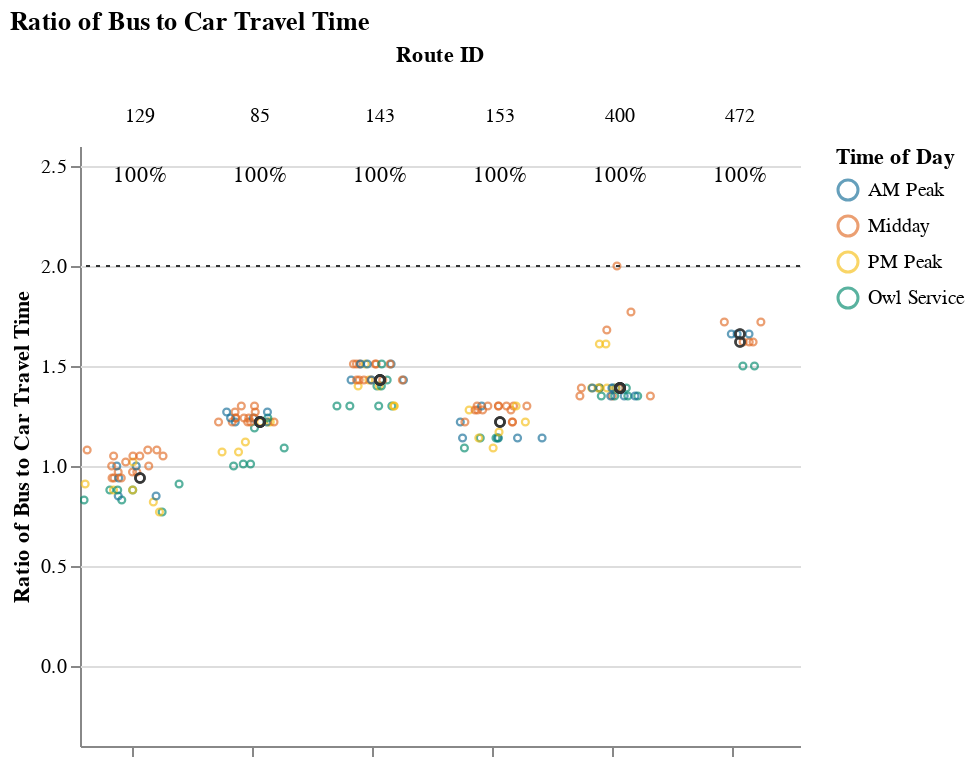
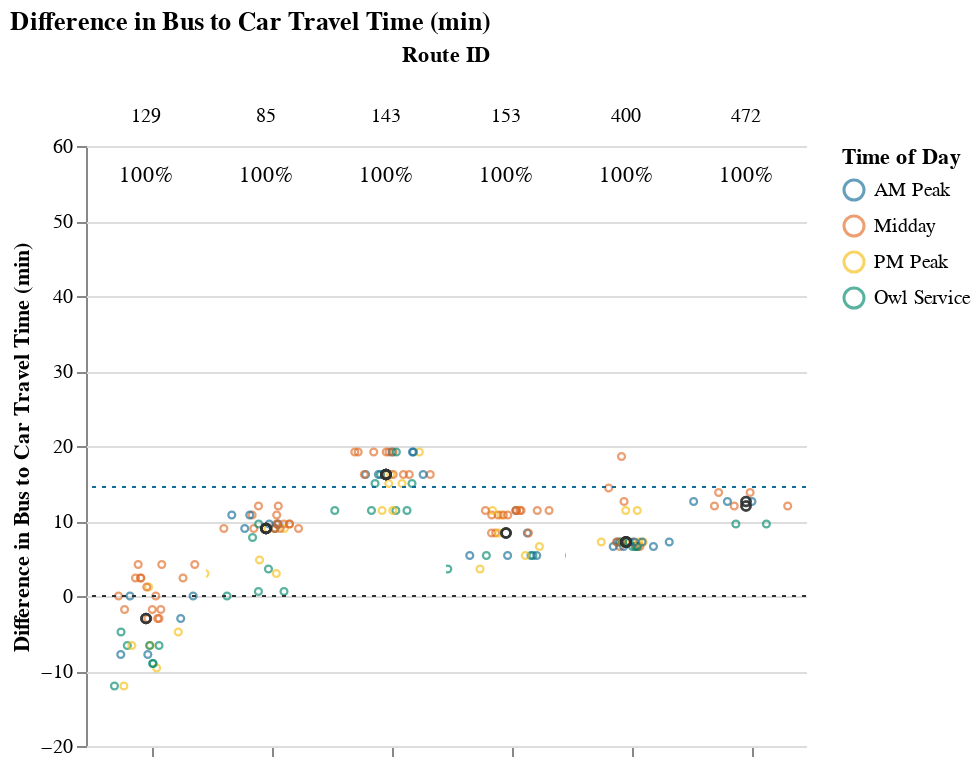

These figures' notebook cell, in order:
### Markdown cell above
## Viable Competitive Routes
### Short Routes (< 1 hr)

### Code cell
# Allow for possibility that operator doesn't have routes that fall into certain route_groups
# But, jupyterbook will not like markdown with f-string
# separate out route_group and put in each cell, and use try/except + if to display...
# but all 3 route groups must be displayed. just add sentence about why no routes were returned at the end
route_group = "short"
try:
    subset_routes, mult, diff  = setup_charts(df, PCT_COMPETITIVE_THRESHOLD, route_group)
    
    if len(subset_routes) > 0:
        display(
            Markdown(
                f"{CAPTIONS_DICT[route_group]}"
                "Within each route group, routes are sorted in descending order "
                "by % competitive trips and # trips below the additional time cut-off."
            )
        )

        display(mult)
        display(diff)
except:
    print("No routes meet this criteria.")

### Figure 1 — Vega-Lite specification as saved in the notebook (floating-point values rounded to 4 significant figures; data arrays with more than 128 entries replaced by an {"elided": "..."} marker saying what was removed)
{"config": {"view": {"continuousWidth": 400, "continuousHeight": 300, "stroke": null}, "facet": {"spacing": 0}}, "data": {"name": "data-c16bc5058a2621e2b97050898e43ca1d"}, "facet": {"column": {"field": "route_id", "sort": ["129", "85", "143", "153", "400", "472"], "title": "Route ID", "type": "nominal"}}, "spec": {"layer": [{"mark": {"type": "point", "opacity": 0.65, "size": 12, "strokeWidth": 1.1}, "encoding": {"color": {"field": "time_of_day", "scale": {"range": ["#136C97", "#E16B26", "#F6BF16", "#00896B", "#7790A3", "#5B559C"]}, "sort": ["AM Peak", "Midday", "PM Peak", "Owl Service"], "title": "Time of Day", "type": "nominal"}, "tooltip": [{"field": "route_id", "type": "nominal"}, {"field": "trip_id", "type": "nominal"}, {"field": "service_hours", "type": "quantitative"}, {"field": "car_duration_hours", "type": "quantitative"}, {"field": "bus_multiplier", "type": "quantitative"}, {"field": "bus_difference", "type": "quantitative"}, {"field": "num_trips", "type": "quantitative"}, {"field": "num_competitive", "type": "quantitative"}, {"field": "pct_trips_competitive", "type": "quantitative"}, {"field": "p25", "type": "quantitative"}, {"field": "p50", "type": "quantitative"}, {"field": "p75", "type": "quantitative"}], "x": {"axis": {"grid": false, "labels": false, "ticks": true, "values": [0]}, "field": "jitter", "scale": {}, "title": null, "type": "quantitative"}, "y": {"field": "bus_multiplier", "scale": {"domain": [-0.25, 2.58]}, "title": "Ratio of Bus to Car Travel Time", "type": "quantitative"}}, "selection": {"selector001": {"type": "interval", "bind": "scales", "encodings": ["x", "y"]}}, "transform": [{"calculate": "sqrt(-2*log(random()))*cos(2*PI*random())", "as": "jitter"}], "width": 60}, {"layer": [{"mark": {"type": "point", "opacity": 0.6, "size": 20, "strokeWidth": 1.3}, "encoding": {"color": {"value": "#323434"}, "y": {"field": "bus_multiplier", "type": "quantitative"}}, "transform": [{"filter": "(datum.p50_trip === 1)"}]}, {"mark": {"type": "rule", "strokeDash": [2, 3]}, "encoding": {"color": {"value": "#323434"}, "y": {"field": "cutoff", "type": "quantitative"}}}, {"mark": {"type": "text", "align": "center", "baseline": "middle"}, "encoding": {"color": {"value": "black"}, "text": {"field": "pct_trips_competitive", "format": ".0%", "type": "quantitative"}, "tooltip": [{"field": "route_id", "type": "nominal"}, {"field": "trip_id", "type": "nominal"}, {"field": "service_hours", "type": "quantitative"}, {"field": "car_duration_hours", "type": "quantitative"}, {"field": "bus_multiplier", "type": "quantitative"}, {"field": "bus_difference", "type": "quantitative"}, {"field": "num_trips", "type": "quantitative"}, {"field": "num_competitive", "type": "quantitative"}, {"field": "pct_trips_competitive", "type": "quantitative"}, {"field": "p25", "type": "quantitative"}, {"field": "p50", "type": "quantitative"}, {"field": "p75", "type": "quantitative"}], "x": {"value": 30}, "y": {"value": 15}}, "transform": [{"calculate": "sqrt(-2*log(random()))*cos(2*PI*random())", "as": "jitter"}, {"filter": "(datum.fastest_trip === 1)"}]}]}]}, "resolve": {"scale": {"y": "shared"}}, "title": "Ratio of Bus to Car Travel Time", "$schema": "https://vega.github.io/schema/vega-lite/v4.17.0.json", "datasets": {"data-c16bc5058a2621e2b97050898e43ca1d": {"elided": "167 records"}}}

### Figure 2 — Vega-Lite specification as saved in the notebook (floating-point values rounded to 4 significant figures; data arrays with more than 128 entries replaced by an {"elided": "..."} marker saying what was removed)
{"config": {"view": {"continuousWidth": 400, "continuousHeight": 300, "stroke": null}, "facet": {"spacing": 0}}, "data": {"name": "data-daa87594742c83ea11eb04cba857c418"}, "facet": {"column": {"field": "route_id", "sort": ["129", "85", "143", "153", "400", "472"], "title": "Route ID", "type": "nominal"}}, "spec": {"layer": [{"mark": {"type": "point", "opacity": 0.65, "size": 12, "strokeWidth": 1.1}, "encoding": {"color": {"field": "time_of_day", "scale": {"range": ["#136C97", "#E16B26", "#F6BF16", "#00896B", "#7790A3", "#5B559C"]}, "sort": ["AM Peak", "Midday", "PM Peak", "Owl Service"], "title": "Time of Day", "type": "nominal"}, "tooltip": [{"field": "route_id", "type": "nominal"}, {"field": "trip_id", "type": "nominal"}, {"field": "service_hours", "type": "quantitative"}, {"field": "car_duration_hours", "type": "quantitative"}, {"field": "bus_multiplier", "type": "quantitative"}, {"field": "bus_difference", "type": "quantitative"}, {"field": "num_trips", "type": "quantitative"}, {"field": "num_competitive", "type": "quantitative"}, {"field": "pct_trips_competitive", "type": "quantitative"}, {"field": "p25", "type": "quantitative"}, {"field": "p50", "type": "quantitative"}, {"field": "p75", "type": "quantitative"}], "x": {"axis": {"grid": false, "labels": false, "ticks": true, "values": [0]}, "field": "jitter", "scale": {}, "title": null, "type": "quantitative"}, "y": {"field": "bus_difference", "scale": {"domain": [-12.0, 58.8]}, "title": "Difference in Bus to Car Travel Time (min)", "type": "quantitative"}}, "selection": {"selector002": {"type": "interval", "bind": "scales", "encodings": ["x", "y"]}}, "transform": [{"calculate": "sqrt(-2*log(random()))*cos(2*PI*random())", "as": "jitter"}], "width": 60}, {"layer": [{"mark": {"type": "point", "opacity": 0.6, "size": 20, "strokeWidth": 1.3}, "encoding": {"color": {"value": "#323434"}, "y": {"field": "bus_difference", "type": "quantitative"}}, "transform": [{"filter": "(datum.p50_trip === 1)"}]}, {"mark": {"type": "rule", "strokeDash": [2, 3]}, "encoding": {"color": {"value": "#323434"}, "y": {"field": "cutoff", "type": "quantitative"}}}, {"mark": {"type": "rule", "strokeDash": [2, 3]}, "encoding": {"color": {"value": "#136C97"}, "y": {"field": "cutoff2", "type": "quantitative"}}}, {"mark": {"type": "text", "align": "center", "baseline": "middle"}, "encoding": {"color": {"value": "black"}, "text": {"field": "pct_trips_competitive", "format": ".0%", "type": "quantitative"}, "tooltip": [{"field": "route_id", "type": "nominal"}, {"field": "trip_id", "type": "nominal"}, {"field": "service_hours", "type": "quantitative"}, {"field": "car_duration_hours", "type": "quantitative"}, {"field": "bus_multiplier", "type": "quantitative"}, {"field": "bus_difference", "type": "quantitative"}, {"field": "num_trips", "type": "quantitative"}, {"field": "num_competitive", "type": "quantitative"}, {"field": "pct_trips_competitive", "type": "quantitative"}, {"field": "p25", "type": "quantitative"}, {"field": "p50", "type": "quantitative"}, {"field": "p75", "type": "quantitative"}], "x": {"value": 30}, "y": {"value": 15}}, "transform": [{"calculate": "sqrt(-2*log(random()))*cos(2*PI*random())", "as": "jitter"}, {"filter": "(datum.fastest_trip === 1)"}]}]}]}, "resolve": {"scale": {"y": "shared"}}, "title": "Difference in Bus to Car Travel Time (min)", "$schema": "https://vega.github.io/schema/vega-lite/v4.17.0.json", "datasets": {"data-daa87594742c83ea11eb04cba857c418": {"elided": "167 records"}}}
